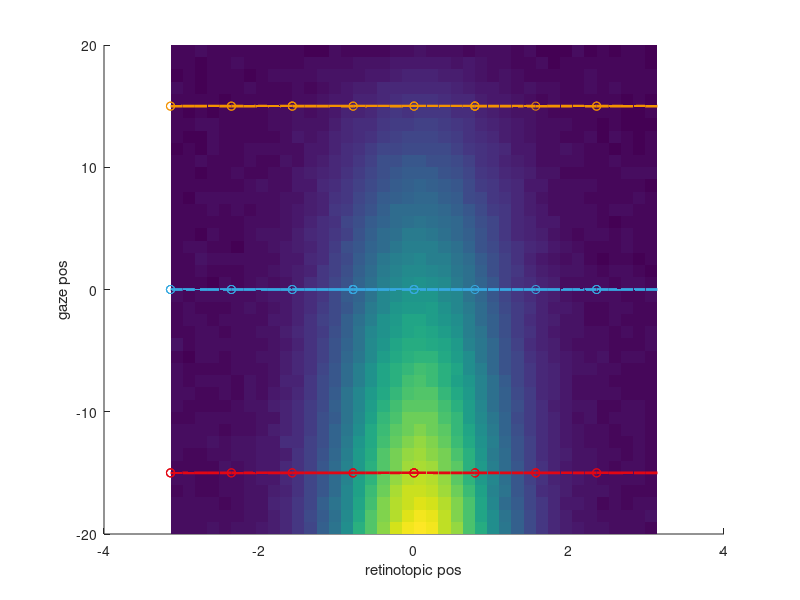
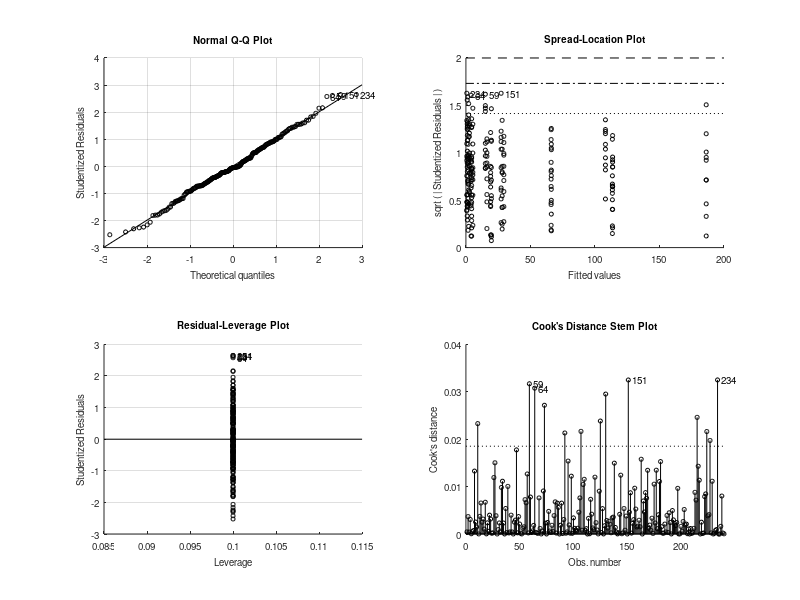

These charts were generated, in order, by the following MATLAB code: (Note: this script raises an error after producing the figures.)
function testsim_gain_field(modulation_type)

if nargin < 1,
    modulation_type = 'linear_gain';
end
% see also testsim_lip_activity_profile

Noise		= 5;	% Firing rate noise
n_trials_per_cond = 10;

%
bootstrap_method='hierarchical';

% retinotopic Gaussian RF

Center              = 0;	% deg
Amplitude           = 300;	% spikes/s, RF response peak
UnmodulatedFR       = 5;	% spikes/s, ongoing/unmodulated firing
Sigma               = pi/4;	% tuning width
target_positions    = [-pi -pi*3/4 -pi/2 -pi/4 0 pi/4 pi/2 pi*3/4]; % retinotopic position
gaze_positions      = [-15 0 15];
retpos_continous	= -pi:pi/20:pi; % retinotopic position
gazepos_continous	= -20:20;       % gaze position

R		= 1/(sqrt(2*pi)*Sigma)*exp(-(retpos_continous - Center).^2/(2*Sigma^2)); % Gaussian RF profile
% R		= ones(size(retpos)); % no target position modulation
R		= UnmodulatedFR + R/max(R)*Amplitude;

n_trials_per_gaze=numel(target_positions)*n_trials_per_cond;

% target_positions2D_a =  [10    5 0  -5 -10  -5  0   5];
% target_positions2D_b =  [0.001 5 10 5 0.001 -5 -10 -5];
% target_positions2D = complex(target_positions2D_a,target_positions2D_b); % for MANOVA1 analysis


gaze_col = {'r' 'g' 'b'};

gaze_col_rgb = [227 6 19; 54 169 225; 243 146 0]/255;

switch modulation_type % eye position modulation type
    
    case 'linear_gain' %
        
        % E = interp1([gazepos(1) gazepos(end)],[-10 10],gazepos); % Gaze effect: leads to "loss" of main target effect
        % E = interp1([gazepos(1) 0 gazepos(end)],[10 0 10],gazepos); % Gaze effect: bidirectinal increase from center
        E = interp1([gazepos_continous(1) gazepos_continous(end)],[0.7 0],gazepos_continous); % Gaze effect: standard monotonic unidirectional
        % E = interp1([gazepos(1) gazepos(end)],[1 0.3],gazepos); % For CNL evaluatiom poster
        for k = 1:n_trials_per_cond
            FR(:,:,k) = E'*R + Noise*randn(length(gazepos_continous),length(retpos_continous)); % one trial
        end
        
    case 'linear_addition'
        E = interp1([gazepos_continous(1) gazepos_continous(end)],[10 0],gazepos_continous); % Gaze effect
        for k = 1:n_trials_per_cond
            FR(:,:,k) = 1*ones(size(gazepos_continous))'*R + 1*E'*ones(size(retpos_continous)) + Noise*randn(length(gazepos_continous),length(retpos_continous)); % one trial
        end
end

for g = 1:length(gaze_positions)
    col=gaze_col_rgb(g,:);
    gazepos_idx = find(gazepos_continous == gaze_positions(g));
    for t=1:length(target_positions)
        retpos_idx = find(retpos_continous == target_positions(t));
        for k = 1:1:n_trials_per_cond
            FRtarget(t,g,k) = FR(gazepos_idx,retpos_idx,k);
        end
    end
end

t_anova	= repmat(target_positions',[1,size(FRtarget,2),size(FRtarget,3)]);
g_anova	= repmat(gaze_positions,[size(FRtarget,1),1,size(FRtarget,3)]);


FRmean = mean(FR,3);
%FRmean = 1*ones(size(gazepos))'*R + 1*E'*ones(size(retpos)); % For CNL evaluatiom poster

% Plotting
figure;
surface(retpos_continous,gazepos_continous,FRmean); shading flat; hold on;
for g=1:numel(gaze_positions)
    plot3(retpos_continous,gaze_positions(g)*ones(size(retpos_continous)),FRmean(gazepos_continous == gaze_positions(g),:),'Color',gaze_col_rgb(g,:),'LineWidth',2);
    plot3(reshape(t_anova(:,g,:),1,n_trials_per_gaze),reshape(g_anova(:,g,:),1,n_trials_per_gaze),reshape(FRtarget(:,g,:),1,n_trials_per_gaze),'o','Color',gaze_col_rgb(g,:));
end
xlabel('retinotopic pos');
ylabel('gaze pos');



% von mises
F = @(a,x) a(3)+a(1)*exp(cos(x-a(2))*a(4))*exp(a(4)*-1);
opts = optimset('lsqcurvefit');
opts.Display='off';

% ANOVA
%FRtarget4ANOVA	= FRtarget(:);t_anova=t_anova(:); g_anova=g_anova(:);


pct1 = 100*0.05/2; % alpha 0.05
pct2 = 100-pct1;
Positions=t_anova(:);
angles=Positions;
Gazes=g_anova(:);
FR_vectors=FRtarget(:).*exp(1i*Positions);
unique_positions=unique(Positions);
unique_lines_effector=numel(unique(Gazes));
FRs=FRtarget(:);
[p,table,stats,terms] = anovan(FRs,[Positions Gazes],'model','full','varnames',{'target' 'gaze'});
% c = multcompare(stats)

if 0 % one-way vs two-way ANOVA on gaze
    % the question here if presence of another factor (target position) affects the first factor, e.g. in the initial fixation period
    % for this, we should remove the the effect of target position from the simulation, set "no target position modulation" above
    [p,table,stats,terms] = anovan(FRtarget(:),g_anova(:),'model','full','varnames',{'gaze'});
    
    
end % of one-way vs two-way ANOVA on gaze


if 0 % MANOVA1, I do not think it is an appropriate test to detect gain field or a shift in a RF, due to huge variance
    % (but we use some of the code for the bootstrp (see next case))
    
    FRtarget4MANOVA1 = [];
    FRtarget4BOOTCI  = [];
    FRpositions4MANOVA1=[];
    FR4BOOTCI	 = [];
    
    gaze_pos4MANOVA1 = [];
    figure;
    
    
    for g = 1:length(gaze_positions)
        for t=1:length(target_positions)-1,
            
            FRtarget4MANOVA1_ = squeeze(FRtarget(t,g,:))*target_positions2D(t)/abs(target_positions2D(t)); % original Lukas formulation
            FRpositions4MANOVA1_ = repmat([target_positions2D(t) gaze_positions(g)],numel(FRtarget4MANOVA1_),1); % original Lukas formulation
            
            plot(FRtarget4MANOVA1_,'.','Color',gaze_col_rgb(g,:)); hold on;
            
            % FOR ANOVA
            FRtarget4MANOVA1	= [FRtarget4MANOVA1; [real(FRtarget4MANOVA1_) imag(FRtarget4MANOVA1_)]];
            gaze_pos4MANOVA1	= [gaze_pos4MANOVA1; g*ones(n_trials_per_cond,1)];
            % FOR BOOTCI
            FRpositions4MANOVA1     = [	FRpositions4MANOVA1;FRpositions4MANOVA1_];
            FRtarget4BOOTCI         = [FRtarget4BOOTCI; FRtarget4MANOVA1_];
            
            % here we define the indexes that later are used to do hierarchical bootstraping
            indexes_per_position{g,t}=find(FRpositions4MANOVA1(:,1)==target_positions2D(t) & FRpositions4MANOVA1(:,2)==gaze_positions(g));
        end
        plot(mean(FRtarget4MANOVA1(gaze_pos4MANOVA1==g,1)), mean(FRtarget4MANOVA1(gaze_pos4MANOVA1==g,2)),'*','Color',gaze_col_rgb(g,:)); % vector mean
        
    end
    axis equal
    % plot(FRtarget4MANOVA1(:,1), FRtarget4MANOVA1(:,2),'.');
    
    % [D, p] = manova1(FRtarget4MANOVA1,gaze_pos4MANOVA1) % see testsim_manova1.m
    
end % of MANOVA1

if 1 % test gain field via bootstrap - on trial-by-trial FR vectors per target in a complex 2D space, abs and angle, NEEDS FRtarget4BOOTCI
    n_iterations_bootstrap = 1000;
    
    LB=double([0                 -pi    min(FRs)        1/pi]); %% Amplitude Direction Baseline Width
    UB=double([max([FRs;1])*1.3  pi     max([FRs;1])    10000]);%% Amplitude Direction Baseline Width
    X0=double([max(FRs)          0      min(FRs)        4/pi]); %% Amplitude Direction Baseline Width
    for lin = 1:max(unique_lines_effector)
        tr=Gazes'==gaze_positions(lin);
        mean_FR_angle=angle(mean(FR_vectors(tr)));
        %FRtarget4BOOTCI_ = FRtarget4BOOTCI(gaze_pos4MANOVA1==lin);
        
        %% bootstrapping
        n_samples_per_bootstrap=NaN;
        for p=1:numel(unique_positions)
            idexes_per_position{p}=find(Positions==unique_positions(p) & tr');
            FR_vector_per_position(p)=nanmean(FR_vectors(idexes_per_position{p}));
            n_samples_per_bootstrap=min([n_samples_per_bootstrap, numel(idexes_per_position{p})]);
        end
        
        if n_samples_per_bootstrap>=1%here should actually be 5!?
            for k=1:n_iterations_bootstrap
                idx_idx=cellfun(@(x) x(randsample(numel(x),10,true)),idexes_per_position,'Uniformoutput',false);
                idx_idx=[idx_idx{:}];
                bootstat(k,:)=[abs(nansum(FR_vectors(idx_idx(:)))/size(idx_idx,1)) angle(nansum(FR_vectors(idx_idx(:))/size(idx_idx,1))) 0 pi/4];
                bootstat_fit(k,:)=lsqcurvefit(F,double(X0),double(angles(idx_idx(:))),double(FRs(idx_idx(:))),LB,UB,opts);
            end
        else
            bootstat=single(NaN(n_iterations_bootstrap,4));
        end
        
        bootstat(:,2) = mod(bootstat(:,2)-mean_FR_angle+5*pi,2*pi)-pi+mean_FR_angle; % shift so CIs are around the mean
        bootstraped(lin).CI_amp   = [prctile(bootstat(:,1),pct1,1) nanmean(bootstat(:,1)) prctile(bootstat(:,1),pct2,1)];
        bootstraped(lin).CI_angle = [prctile(bootstat(:,2),pct1,1) nanmean(bootstat(:,2)) prctile(bootstat(:,2),pct2,1)];
        bootstraped(lin).CI_base  = [prctile(bootstat_fit(:,3),pct1,1) nanmean(bootstat_fit(:,3)) prctile(bootstat_fit(:,3),pct2,1)];
        bootstraped(lin).CI_kappa = [prctile(bootstat_fit(:,4),pct1,1) nanmean(bootstat_fit(:,4)) prctile(bootstat_fit(:,4),pct2,1)];
        
        bootstraped(lin).FR_vectors                 = bootstat(:,1).*exp(1i*bootstat(:,2));
        bootstraped(lin).mean_FR_vector             = nanmean(bootstraped(lin).FR_vectors);
        bootstraped(lin).original_mean_FR_vector    = nansum(FR_vector_per_position);
        % for plotting
        bootstraped(lin).mean_amp   = nanmean(bootstat(:,1));
        bootstraped(lin).mean_angle = mean(bootstat(:,2));
        bootstraped(lin).mean_base  = mean(bootstat_fit(:,3));
        bootstraped(lin).mean_kappa = mean(bootstat_fit(:,4));
        % for CIs
        bootstraped(lin).raw_amp   = bootstat(:,1);
        bootstraped(lin).raw_angle = bootstat(:,2);
        bootstraped(lin).raw_base  = bootstat_fit(:,3);
        bootstraped(lin).raw_kappa = bootstat_fit(:,4);
        
        %
        %         bootstat1 = bootstat(:,1);
        %         bootstat2 = bootstat(:,2);
        %         % bootstat2 = unwrap(bootstat2); % not working well in real life examples, according to Lukas
        %         mean_FR_angle = angle(mean(FRtarget4BOOTCI_));
        %         bootstat2 =  mod(bootstat(:,2)-mean_FR_angle+5*pi,2*pi)-pi+mean_FR_angle; % Lukas
        %
        %         pct1 = 100*0.05/2; % alpha 0.05
        %         pct2 = 100-pct1;
        %
        %         lower = prctile(bootstat1,pct1,1);
        %         upper = prctile(bootstat1,pct2,1);
        %         ci1 =[lower;upper];
        %         CI1(:,g) = ci1;
        %         meanBS1(g) = mean(bootstat1);
        %         BOOTSTAT1(:,g) = bootstat1;
        %
        %         lower = prctile(bootstat2,pct1,1);
        %         upper = prctile(bootstat2,pct2,1);
        %         ci2 =[lower;upper];
        %         CI2(:,g) = ci2;
        %         meanBS2(g) = mean(bootstat2);
        %
        %         subplot(1,2,1)
        %
        %         hp = polar([meanBS2(g) meanBS2(g)],[ci1(1) ci1(2)]); set(hp,'Color',gaze_col_rgb(g,:),'LineWidth',2); hold on;
        %
        %         th = linspace( ci2(1), ci2(2), 10);
        %         hp = polar(th,meanBS1(g)*ones(size(th)),[gaze_col{g}]); set(hp,'Color',gaze_col_rgb(g,:),'LineWidth',2);
        %         polar(angle(mean(FRtarget4BOOTCI_)),abs(mean(FRtarget4BOOTCI_)),'ko'); hold on
        %         polar(meanBS2(g),meanBS1(g),'kx');
        %
        %         subplot(1,2,2);
        %         hp = polar(bootstat2,bootstat1,[gaze_col{g} '.']); hold on
        %         set(hp,'Color',gaze_col_rgb(g,:));
        %
        
    end
    
    %% significance with CI overlap
    CI1=vertcat(bootstraped.CI_amp);
    Lower_bound=CI1(:,1);
    Mean_values=CI1(:,2);
    Upper_bound=CI1(:,3);
    %sign_diff = ~(bsxfun( @le, Lower_bound, Mean_values' ) & bsxfun( @ge, Upper_bound, Mean_values' ));
    sign_diff = ~(bsxfun( @le, Lower_bound, Upper_bound' ) & bsxfun( @ge, Upper_bound, Lower_bound' ));
    significant_gain1=any(any(sign_diff));
    
    for c_s=1:numel(bootstraped)+1 %% shifting always one by 2 pi to find overlaps around 0
        CI1=vertcat(bootstraped.CI_angle);
        if c_s<numel(bootstraped)
            CI1(c_s,:)= CI1(c_s,:)+2*pi;
        end
        Lower_bound=CI1(:,1);
        Mean_values=CI1(:,2);
        Upper_bound=CI1(:,3);
        %sign_diff = ~(bsxfun( @le, Lower_bound, Mean_values' ) & bsxfun( @ge, Upper_bound, Mean_values' ));
        sign_diff = ~(bsxfun( @le, Lower_bound, Upper_bound' ) & bsxfun( @ge, Upper_bound, Lower_bound' ));
        %
        significant_shift(c_s)=any(any(sign_diff));
    end
    significant_shift1=all(significant_shift); % only true if CIs are not overlapping for any 2*pi shift
    
    %% significance with CIs of differences
    temp1=true(numel(bootstraped));
    [temp2 temp3]=ind2sub(size(temp1),find(temp1));
    comparison_matrix=[temp2(temp2<temp3) temp3(temp2<temp3)];
    for c_s=1:size(comparison_matrix,1) %% shifting always one by 2 pi to find overlaps around 0
        tt=bootstraped(comparison_matrix(c_s,1)).raw_amp-bootstraped(comparison_matrix(c_s,2)).raw_amp;
        CI1_diff(c_s,:)=[prctile(tt,pct1,1) prctile(tt,pct2,1)];
        
        tt=bootstraped(comparison_matrix(c_s,1)).raw_angle-bootstraped(comparison_matrix(c_s,2)).raw_angle;
        %tt=[tt tt+pi tt-pi tt+2*pi tt-2*pi tt*3+pi tt-3*pi tt+4*pi tt-4*pi];
        tt=[tt tt+2*pi tt-2*pi tt+4*pi tt-4*pi];% ti ti+2*pi ti-2+pi ti+4*pi ti-4*pi];
        [~,totest_for_CI_indexes]=min(abs(tt),[],2);
        tt=tt(sub2ind(size(tt),1:size(tt,1),totest_for_CI_indexes'))';
        CI2_diff(c_s,:)=[prctile(tt,pct1,1) prctile(tt,pct2,1)];
    end
    significant_gain2=any(CI1_diff(:,1)>0 | CI1_diff(:,2)<0);
    significant_shift2=any(CI2_diff(:,1)>0 | CI2_diff(:,2)<0);
    
    
    
    
    %
    %     % test significance
    %
    %     BOOTSTAT_DIFF(:,1) = BOOTSTAT1(:,1) - BOOTSTAT1(:,2);
    %     BOOTSTAT_DIFF(:,2) = BOOTSTAT1(:,1) - BOOTSTAT1(:,3);
    %     BOOTSTAT_DIFF(:,3) = BOOTSTAT1(:,2) - BOOTSTAT1(:,3);
    %
    %     H = 0;
    %
    %     for k = 1:3, % 3 pair combinations
    %
    %         ci_l = prctile(BOOTSTAT_DIFF(:,k),pct1,1);
    %         ci_u = prctile(BOOTSTAT_DIFF(:,k),pct2,1);
    %         ci_diff =[ci_l;ci_u];
    %
    %         if ci_diff(1)>0 || ci_diff(2)<0;
    %             H = 1;
    %         end
    %
    %     end
    %    decision = {'not significant','significant'};
    
    figure_handle=figure;
    linespec.visible='off';
    markersize=20;
    max_FR_vector=max(abs(vertcat(bootstraped.FR_vectors)));
    polar(0, max_FR_vector,linespec);
    hold on
    for lin=1:max(unique_lines_effector)
        scatter(real([bootstraped(lin).FR_vectors]),imag([bootstraped(lin).FR_vectors]),5,gaze_col_rgb(lin,:));
        FR_vector=bootstraped(lin).mean_FR_vector;
        original_FR_vector=bootstraped(lin).original_mean_FR_vector;
        FR_Amp_CI=bootstraped(lin).CI_amp([1,end])*FR_vector/abs(FR_vector);
        FR_Ang_CI=exp(1i*bootstraped(lin).CI_angle)*abs(FR_vector);
        FR_Ang_CI_rad=exp(1i*[bootstraped(lin).CI_angle(1):pi/100:bootstraped(lin).CI_angle(end) bootstraped(lin).CI_angle(end)])*abs(FR_vector);
        plot(real(original_FR_vector),imag(original_FR_vector),'h','markersize',markersize,'markeredgecolor','k','color',gaze_col_rgb(lin,:),'Markerfacecolor',gaze_col_rgb(lin,:));
        plot(real(FR_vector),imag(FR_vector),'s','markersize',markersize,'markeredgecolor','k','color',gaze_col_rgb(lin,:),'Markerfacecolor',gaze_col_rgb(lin,:));
        plot(real(FR_Amp_CI),imag(FR_Amp_CI),'d-','linewidth',3,'markersize',markersize,'markeredgecolor','k','color',gaze_col_rgb(lin,:));
        %plot(real(bootstraped(lin).CI_amp(2)*FR_vector),imag(bootstraped(lin).CI_amp(2)*FR_vector),'d','color',gaze_col_rgb(lin,:));
        plot(real(FR_Ang_CI(1)),imag(FR_Ang_CI(1)),'d','linewidth',3,'markersize',markersize,'markeredgecolor','k','color',gaze_col_rgb(lin,:));
        plot(real(FR_Ang_CI(end)),imag(FR_Ang_CI(end)),'d','linewidth',3,'markersize',markersize,'markeredgecolor','k','color',gaze_col_rgb(lin,:));
        line([real(FR_Ang_CI_rad)],[imag(FR_Ang_CI_rad)],'linewidth',3,'color',gaze_col_rgb(lin,:))
    end
    
    title(num2str([significant_gain1 significant_shift1 significant_gain2 significant_shift2]));
    
    
    
end % of if test gain field via bootstrap - on trial-by-trial FR vectors in 2D space

if 0 % test gain field via bootstrap - simple example on mean FR in each gaze position
    figure
    for g = 1:length(gaze_positions)
        FR = reshape(squeeze(FRtarget(:,g,:)),n_trials_per_cond*length(target_positions),1);
        meanFR = mean(FR);
        fun = @(x)mean(x);
        
        [ci,bootstat] = bootci(500, fun, FR);
        
        CI(:,g) = ci;
        meanBS(g) = mean(bootstat);
        plot(g,meanFR,'ko'); hold on
        plot(g,meanBS(g),'r.');
        plot(g,ci,'rs');
    end
    
end % of if test gain field via bootstrap - simple example on mean FR in each gaze position

if 0 % Test different ANOVA variants
    % 3 gaze positions, 2 or 3 targets, 10 trials
    
    Noise			= 1;	% Firing rate noise
    n_trials_per_cond	= 10;
    
    % variant 1: no main effects, only interaction
    FRtarget4ANOVA = repmat(reshape([	10 0
        0 10
        5 5],6,1),n_trials_per_cond,1) + Noise*randn(3*2*10,1);
    target_pos	= repmat([1;1;1;2;2;2],n_trials_per_cond,1);
    gaze_pos	= repmat([1;2;3;1;2;3],n_trials_per_cond,1);
    [p,table,stats,terms] = anovan(FRtarget4ANOVA,[target_pos gaze_pos],'model','full','varnames',{'target' 'gaze'});
    
    % variant 2: no main effects, only interaction
    FRtarget4ANOVA = repmat(reshape([	0 10
        5 5
        10 0],6,1),n_trials_per_cond,1) + Noise*randn(3*2*10,1);
    target_pos	= repmat([1;1;1;2;2;2],n_trials_per_cond,1);
    gaze_pos	= repmat([1;2;3;1;2;3],n_trials_per_cond,1);
    [p,table,stats,terms] = anovan(FRtarget4ANOVA,[target_pos gaze_pos],'model','full','varnames',{'target' 'gaze'});
    
    % variant 3: target effect and interaction
    FRtarget4ANOVA = repmat(reshape([	0 10 40
        5 15 30
        10 20 20],9,1),n_trials_per_cond,1) + Noise*randn(3*3*10,1);
    target_pos	= repmat([1;1;1;2;2;2;3;3;3],n_trials_per_cond,1);
    gaze_pos	= repmat([1;2;3;1;2;3;1;2;3],n_trials_per_cond,1);
    [p,table,stats,terms] = anovan(FRtarget4ANOVA,[target_pos gaze_pos],'model','full','varnames',{'target' 'gaze'});
    
end % of Test different ANOVA variants
